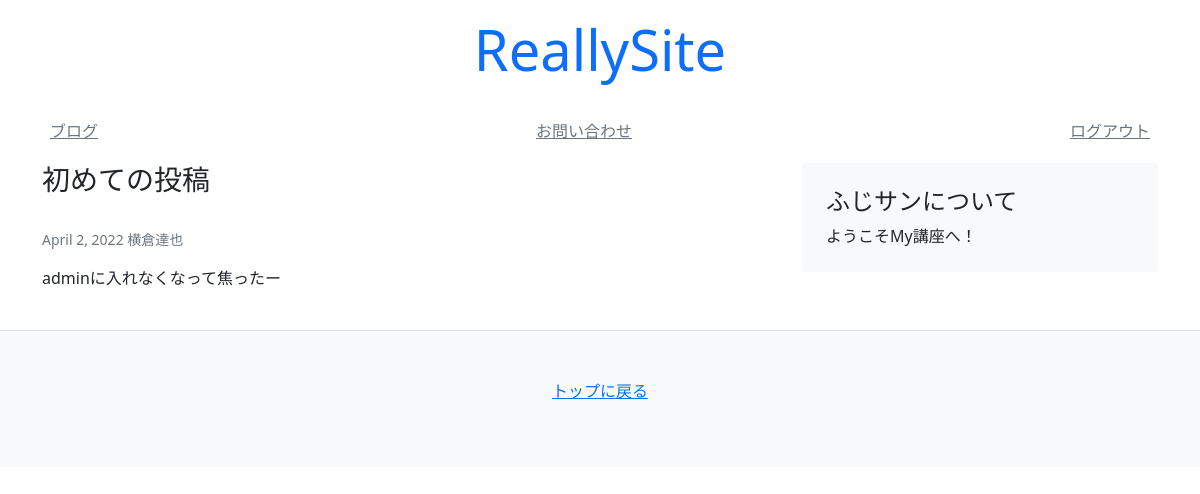
Page /blog/1/ (signed in) on the committed database.
### blog/models.py (models this page shows)
class Article(models.Model):
    title = models.CharField(default="", max_length=30)
    text = models.TextField(default="")
    author = models.CharField(default="", max_length=30)
    created_at = models.DateField(auto_now_add=True)
    updated_at = models.DateField(auto_now=True)

### blog/views.py (the view)
# urls.py: path('<slug:pk>/', views.article)
def article(request, pk):
    obj = Article.objects.get(pk=pk)
    context = {
        'article': obj,
    }
    return render(request, 'blog/article.html', context)

### templates/blog/article.html
{% extends 'mysite/base.html' %} {% block content %}
<main class="container">
  <div class="row">
    <div class="col-md-8">
      <h3 class="pb-4 font-italic">{{ article.title }}</h3>
      <p class="small text-muted text-right">
        {{ article.created_at }} {{ article.author }}
      </p>
      <p>{{ article.text }}</p>
    </div>
    {% include 'mysite/snippets/sidebar.html' %}
  </div>
</main>
{% endblock %}

### rows in the picture
Article: title "初めての投稿", created_at "April 2, 2022", author "横倉達也", text "adminに入れなくなって焦ったー"
